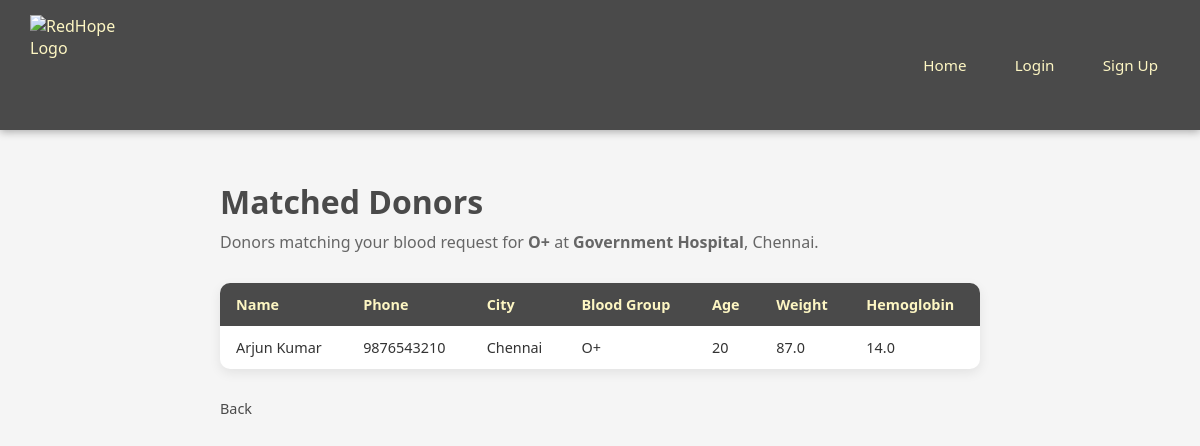
Screenshot of /match_donors/5 (signed in) with the database file from the repository.
### tables this page shows
CREATE TABLE patient_requests (
        request_id INTEGER PRIMARY KEY AUTOINCREMENT,
        patient_id INTEGER,
        blood_group_needed TEXT NOT NULL,
        units_required INTEGER,
        hospital_name TEXT,
        city TEXT,
        urgency_level TEXT,
        request_date TIMESTAMP DEFAULT CURRENT_TIMESTAMP,
        status TEXT DEFAULT 'Pending',
        FOREIGN KEY (patient_id) REFERENCES users(id)
    );

CREATE TABLE donor_details (
        donor_id INTEGER PRIMARY KEY,
        blood_group TEXT NOT NULL,
        age INTEGER,
        weight REAL,
        last_donation_date TEXT,
        availability_status TEXT DEFAULT 'Available',
        medical_conditions TEXT,
        hemoglobin_level REAL, medication TEXT DEFAULT 'No', chronic_disease TEXT DEFAULT 'No', tattoo_recent TEXT DEFAULT 'No', alcohol_recent TEXT DEFAULT 'No',
        FOREIGN KEY (donor_id) REFERENCES users(id)
    );

CREATE TABLE users (
        id INTEGER PRIMARY KEY AUTOINCREMENT,
        full_name TEXT NOT NULL,
        email TEXT UNIQUE NOT NULL,
        password TEXT NOT NULL,
        role TEXT NOT NULL,
        phone TEXT,
        city TEXT,
        created_at TIMESTAMP DEFAULT CURRENT_TIMESTAMP
    );

### app.py (the view)
@app.route('/match_donors/<int:request_id>')
def match_donors(request_id):
    if 'user_id' not in session:
        return redirect('/login')
    conn = create_connection()
    cursor = conn.cursor()
    cursor.execute("SELECT * FROM patient_requests WHERE request_id=?", (request_id,))
    blood_request = cursor.fetchone()
    if not blood_request:
        conn.close()
        flash("Request not found")
        return redirect('/patient_dashboard')
    blood_group = blood_request[2]
    city = blood_request[5]
    cursor.execute("""
        SELECT u.full_name, u.phone, u.city, d.blood_group, d.age, d.weight, d.hemoglobin_level
        FROM donor_details d
        JOIN users u ON d.donor_id = u.id
        WHERE d.blood_group = ?
        AND u.city = ?
        AND d.availability_status = 'Eligible'
    """, (blood_group, city))
    matched_donors = cursor.fetchall()
    conn.close()
    return render_template('match_donors.html', donors=matched_donors, request=blood_request)

### database.py (called while the page is built)
def create_connection():
    conn = sqlite3.connect("redhope.db")
    return conn

### templates/match_donors.html
{% extends 'base.html' %}
{% block content %}
<div class="dashboard">
    <h1>Matched Donors</h1>
    <p>Donors matching your blood request for <strong>{{ request[2] }}</strong> at <strong>{{ request[4] }}</strong>, {{ request[5] }}.</p>
    {% if donors %}
    <table class="data-table">
        <thead>
            <tr>
                <th>Name</th>
                <th>Phone</th>
                <th>City</th>
                <th>Blood Group</th>
                <th>Age</th>
                <th>Weight</th>
                <th>Hemoglobin</th>
            </tr>
        </thead>
        <tbody>
            {% for d in donors %}
            <tr>
                <td>{{ d[0] }}</td>
                <td>{{ d[1] }}</td>
                <td>{{ d[2] }}</td>
                <td>{{ d[3] }}</td>
                <td>{{ d[4] }}</td>
                <td>{{ d[5] }}</td>
                <td>{{ d[6] }}</td>
            </tr>
            {% endfor %}
        </tbody>
    </table>
    {% else %}
    <p>No eligible donors found for this request in your city.</p>
    {% endif %}
    <a href="javascript:history.back()" class="logout-link">Back</a>
</div>
{% endblock %}

### static/css/style.css (style rules this page uses)
* { margin: 0; padding: 0; box-sizing: border-box; }
body { font-family: 'Segoe UI', Arial, sans-serif; background-color: #f5f5f5; color: #333; }
.dashboard { max-width: 800px; margin: 50px auto; padding: 0 20px; }
.dashboard h1 { color: #4a4a4a; margin-bottom: 8px; }
.dashboard p { color: #666; margin-bottom: 30px; }
.logout-link { display: inline-block; margin-top: 30px; color: #4a4a4a; text-decoration: none; font-size: 0.9rem; }
.data-table { width: 100%; border-collapse: collapse; background: white; border-radius: 10px; overflow: hidden; box-shadow: 0 4px 12px rgba(0,0,0,0.08); }
.data-table th { background-color: #4a4a4a; color: #fdf6c3; padding: 12px 16px; text-align: left; font-size: 0.9rem; }
.data-table td { padding: 12px 16px; border-bottom: 1px solid #eee; font-size: 0.9rem; }
.data-table tr:last-child td { border-bottom: none; }

### rows the page displays
patient_requests: blood_group_needed "O+", hospital_name "Government Hospital", city "Chennai"
donor_details: full_name "Arjun Kumar", phone "9876543210", city "Chennai", blood_group "O+", age "20", weight "87.0", hemoglobin_level "14.0"
